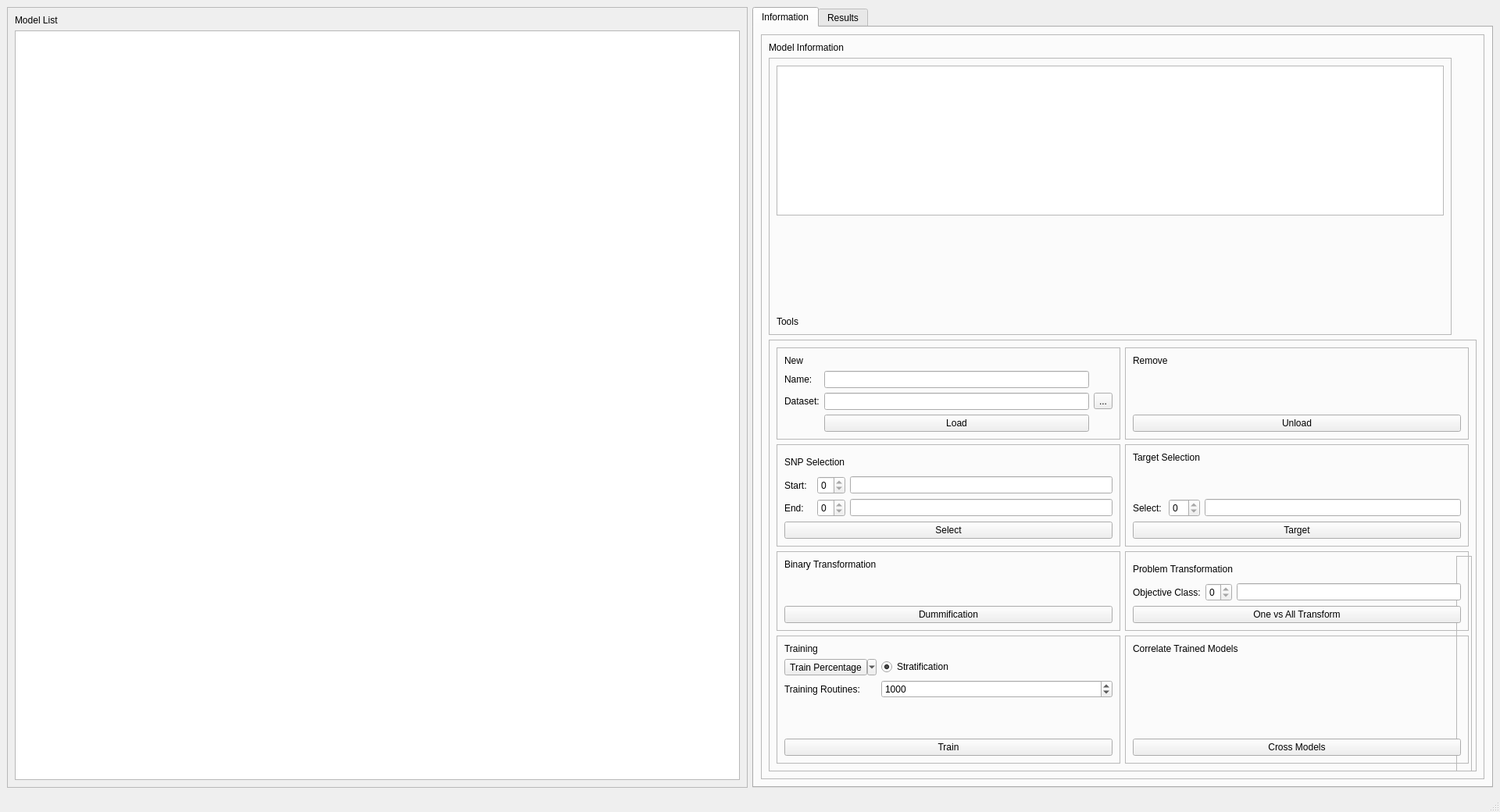
<?xml version="1.0" encoding="UTF-8"?>
<ui version="4.0">
 <class>MainWindow</class>
 <widget class="QMainWindow" name="MainWindow">
  <property name="geometry">
   <rect>
    <x>0</x>
    <y>0</y>
    <width>1920</width>
    <height>1040</height>
   </rect>
  </property>
  <property name="windowTitle">
   <string>Rosalind - Genetic Enhancement Engine</string>
  </property>
  <property name="toolTipDuration">
   <number>8</number>
  </property>
  <property name="autoFillBackground">
   <bool>false</bool>
  </property>
  <property name="unifiedTitleAndToolBarOnMac">
   <bool>false</bool>
  </property>
  <widget class="QWidget" name="centralwidget">
   <property name="styleSheet">
    <string notr="true"/>
   </property>
   <layout class="QGridLayout" name="gridLayout_3">
    <item row="2" column="0">
     <widget class="QFrame" name="frame">
      <property name="sizePolicy">
       <sizepolicy hsizetype="Preferred" vsizetype="Preferred">
        <horstretch>0</horstretch>
        <verstretch>0</verstretch>
       </sizepolicy>
      </property>
      <property name="styleSheet">
       <string notr="true"/>
      </property>
      <property name="frameShape">
       <enum>QFrame::StyledPanel</enum>
      </property>
      <property name="frameShadow">
       <enum>QFrame::Raised</enum>
      </property>
      <layout class="QGridLayout" name="gridLayout">
       <item row="0" column="0">
        <widget class="QLabel" name="label_4">
         <property name="styleSheet">
          <string notr="true">font: 14pt &quot;MS Shell Dlg 2&quot;;</string>
         </property>
         <property name="text">
          <string>Model List</string>
         </property>
        </widget>
       </item>
       <item row="1" column="0">
        <widget class="QTableWidget" name="tableWidget">
         <property name="editTriggers">
          <set>QAbstractItemView::NoEditTriggers</set>
         </property>
         <property name="alternatingRowColors">
          <bool>true</bool>
         </property>
         <property name="selectionMode">
          <enum>QAbstractItemView::ExtendedSelection</enum>
         </property>
         <property name="selectionBehavior">
          <enum>QAbstractItemView::SelectRows</enum>
         </property>
         <attribute name="horizontalHeaderCascadingSectionResizes">
          <bool>true</bool>
         </attribute>
         <attribute name="horizontalHeaderDefaultSectionSize">
          <number>250</number>
         </attribute>
        </widget>
       </item>
      </layout>
     </widget>
    </item>
    <item row="2" column="1">
     <widget class="QTabWidget" name="tabWidget">
      <property name="minimumSize">
       <size>
        <width>600</width>
        <height>480</height>
       </size>
      </property>
      <property name="maximumSize">
       <size>
        <width>1920</width>
        <height>1080</height>
       </size>
      </property>
      <property name="currentIndex">
       <number>0</number>
      </property>
      <widget class="QWidget" name="tab">
       <attribute name="title">
        <string>Information</string>
       </attribute>
       <layout class="QGridLayout" name="gridLayout_13">
        <item row="0" column="0">
         <widget class="QFrame" name="frame_2">
          <property name="frameShape">
           <enum>QFrame::StyledPanel</enum>
          </property>
          <property name="frameShadow">
           <enum>QFrame::Raised</enum>
          </property>
          <layout class="QGridLayout" name="gridLayout_12">
           <item row="1" column="0">
            <widget class="QFrame" name="frame_12">
             <property name="frameShape">
              <enum>QFrame::StyledPanel</enum>
             </property>
             <property name="frameShadow">
              <enum>QFrame::Raised</enum>
             </property>
             <layout class="QGridLayout" name="gridLayout_2">
              <item row="2" column="0">
               <widget class="QLabel" name="label_3">
                <property name="styleSheet">
                 <string notr="true">font: 14pt &quot;MS Shell Dlg 2&quot;;</string>
                </property>
                <property name="text">
                 <string>Tools</string>
                </property>
               </widget>
              </item>
              <item row="0" column="0">
               <widget class="QTextBrowser" name="textBrowser"/>
              </item>
              <item row="1" column="0">
               <spacer name="verticalSpacer_7">
                <property name="orientation">
                 <enum>Qt::Vertical</enum>
                </property>
                <property name="sizeHint" stdset="0">
                 <size>
                  <width>20</width>
                  <height>40</height>
                 </size>
                </property>
               </spacer>
              </item>
             </layout>
            </widget>
           </item>
           <item row="4" column="1">
            <widget class="QFrame" name="frame_11">
             <property name="frameShape">
              <enum>QFrame::StyledPanel</enum>
             </property>
             <property name="frameShadow">
              <enum>QFrame::Raised</enum>
             </property>
             <layout class="QGridLayout" name="gridLayout_5"/>
            </widget>
           </item>
           <item row="3" column="0" rowspan="2" colspan="3">
            <widget class="QFrame" name="frame_13">
             <property name="frameShape">
              <enum>QFrame::StyledPanel</enum>
             </property>
             <property name="frameShadow">
              <enum>QFrame::Raised</enum>
             </property>
             <layout class="QGridLayout" name="gridLayout_10">
              <item row="2" column="1">
               <widget class="QFrame" name="frame_6">
                <property name="frameShape">
                 <enum>QFrame::StyledPanel</enum>
                </property>
                <property name="frameShadow">
                 <enum>QFrame::Raised</enum>
                </property>
                <layout class="QGridLayout" name="gridLayout_7">
                 <item row="0" column="0" colspan="3">
                  <widget class="QLabel" name="label_11">
                   <property name="styleSheet">
                    <string notr="true">font: 12pt &quot;MS Shell Dlg 2&quot;;</string>
                   </property>
                   <property name="text">
                    <string>Problem Transformation</string>
                   </property>
                  </widget>
                 </item>
                 <item row="1" column="0">
                  <widget class="QLabel" name="label_18">
                   <property name="text">
                    <string>Objective Class:</string>
                   </property>
                  </widget>
                 </item>
                 <item row="1" column="1">
                  <widget class="QSpinBox" name="spinBox_5">
                   <property name="maximum">
                    <number>0</number>
                   </property>
                  </widget>
                 </item>
                 <item row="1" column="2">
                  <widget class="QLineEdit" name="lineEdit_6"/>
                 </item>
                 <item row="2" column="0" colspan="3">
                  <widget class="QPushButton" name="pushButton_4">
                   <property name="enabled">
                    <bool>true</bool>
                   </property>
                   <property name="text">
                    <string>One vs All Transform</string>
                   </property>
                   <property name="icon">
                    <iconset resource="Resources.qrc">
                     <normaloff>:/Images/Images/OVA_button.png</normaloff>:/Images/Images/OVA_button.png</iconset>
                   </property>
                   <property name="iconSize">
                    <size>
                     <width>32</width>
                     <height>32</height>
                    </size>
                   </property>
                  </widget>
                 </item>
                </layout>
               </widget>
              </item>
              <item row="1" column="1">
               <widget class="QFrame" name="frame_9">
                <property name="frameShape">
                 <enum>QFrame::StyledPanel</enum>
                </property>
                <property name="frameShadow">
                 <enum>QFrame::Raised</enum>
                </property>
                <layout class="QGridLayout" name="gridLayout_9">
                 <item row="2" column="0">
                  <widget class="QLabel" name="label_16">
                   <property name="text">
                    <string>Select:</string>
                   </property>
                  </widget>
                 </item>
                 <item row="2" column="1">
                  <widget class="QSpinBox" name="spinBox_4">
                   <property name="maximum">
                    <number>0</number>
                   </property>
                  </widget>
                 </item>
                 <item row="2" column="2">
                  <widget class="QLineEdit" name="lineEdit_5">
                   <property name="readOnly">
                    <bool>true</bool>
                   </property>
                  </widget>
                 </item>
                 <item row="3" column="0" colspan="3">
                  <widget class="QPushButton" name="pushButton_7">
                   <property name="enabled">
                    <bool>true</bool>
                   </property>
                   <property name="text">
                    <string>Target</string>
                   </property>
                   <property name="icon">
                    <iconset resource="Resources.qrc">
                     <normaloff>:/Images/Images/Target_button.png</normaloff>:/Images/Images/Target_button.png</iconset>
                   </property>
                   <property name="iconSize">
                    <size>
                     <width>32</width>
                     <height>32</height>
                    </size>
                   </property>
                  </widget>
                 </item>
                 <item row="0" column="0" colspan="2">
                  <widget class="QLabel" name="label_9">
                   <property name="styleSheet">
                    <string notr="true">font: 12pt &quot;MS Shell Dlg 2&quot;;</string>
                   </property>
                   <property name="text">
                    <string>Target Selection</string>
                   </property>
                  </widget>
                 </item>
                 <item row="1" column="0">
                  <spacer name="verticalSpacer_6">
                   <property name="orientation">
                    <enum>Qt::Vertical</enum>
                   </property>
                   <property name="sizeHint" stdset="0">
                    <size>
                     <width>20</width>
                     <height>40</height>
                    </size>
                   </property>
                  </spacer>
                 </item>
                </layout>
               </widget>
              </item>
              <item row="3" column="0">
               <widget class="QFrame" name="frame_7">
                <property name="frameShape">
                 <enum>QFrame::StyledPanel</enum>
                </property>
                <property name="frameShadow">
                 <enum>QFrame::Raised</enum>
                </property>
                <layout class="QFormLayout" name="formLayout">
                 <item row="0" column="0">
                  <widget class="QLabel" name="label_12">
                   <property name="styleSheet">
                    <string notr="true">font: 12pt &quot;MS Shell Dlg 2&quot;;</string>
                   </property>
                   <property name="text">
                    <string>Training</string>
                   </property>
                  </widget>
                 </item>
                 <item row="2" column="0">
                  <widget class="QToolButton" name="toolButton_2">
                   <property name="text">
                    <string>Train Percentage</string>
                   </property>
                   <property name="popupMode">
                    <enum>QToolButton::MenuButtonPopup</enum>
                   </property>
                   <property name="arrowType">
                    <enum>Qt::NoArrow</enum>
                   </property>
                  </widget>
                 </item>
                 <item row="2" column="1">
                  <widget class="QRadioButton" name="radioButton">
                   <property name="text">
                    <string>Stratification</string>
                   </property>
                   <property name="checked">
                    <bool>true</bool>
                   </property>
                  </widget>
                 </item>
                 <item row="4" column="1">
                  <widget class="QSpinBox" name="spinBox">
                   <property name="maximum">
                    <number>999999999</number>
                   </property>
                   <property name="value">
                    <number>1000</number>
                   </property>
                  </widget>
                 </item>
                 <item row="4" column="0">
                  <widget class="QLabel" name="label_17">
                   <property name="text">
                    <string>Training Routines: </string>
                   </property>
                  </widget>
                 </item>
                 <item row="6" column="0" colspan="2">
                  <widget class="QPushButton" name="pushButton_5">
                   <property name="text">
                    <string>Train</string>
                   </property>
                   <property name="icon">
                    <iconset resource="Resources.qrc">
                     <normaloff>:/Images/Images/Massfit_button.png</normaloff>:/Images/Images/Massfit_button.png</iconset>
                   </property>
                   <property name="iconSize">
                    <size>
                     <width>32</width>
                     <height>32</height>
                    </size>
                   </property>
                  </widget>
                 </item>
                 <item row="5" column="0">
                  <spacer name="verticalSpacer_2">
                   <property name="orientation">
                    <enum>Qt::Vertical</enum>
                   </property>
                   <property name="sizeHint" stdset="0">
                    <size>
                     <width>20</width>
                     <height>40</height>
                    </size>
                   </property>
                  </spacer>
                 </item>
                </layout>
               </widget>
              </item>
              <item row="0" column="0">
               <widget class="QFrame" name="frame_3">
                <property name="frameShape">
                 <enum>QFrame::StyledPanel</enum>
                </property>
                <property name="frameShadow">
                 <enum>QFrame::Raised</enum>
                </property>
                <layout class="QGridLayout" name="gridLayout_4">
                 <item row="1" column="0">
                  <widget class="QLabel" name="label">
                   <property name="text">
                    <string>Name:</string>
                   </property>
                  </widget>
                 </item>
                 <item row="1" column="1">
                  <widget class="QLineEdit" name="lineEdit"/>
                 </item>
                 <item row="2" column="0">
                  <widget class="QLabel" name="label_2">
                   <property name="text">
                    <string>Dataset:</string>
                   </property>
                  </widget>
                 </item>
                 <item row="2" column="1">
                  <widget class="QLineEdit" name="lineEdit_2">
                   <property name="readOnly">
                    <bool>true</bool>
                   </property>
                  </widget>
                 </item>
                 <item row="0" column="0">
                  <widget class="QLabel" name="label_6">
                   <property name="styleSheet">
                    <string notr="true">font: 12pt &quot;MS Shell Dlg 2&quot;;</string>
                   </property>
                   <property name="text">
                    <string>New</string>
                   </property>
                  </widget>
                 </item>
                 <item row="3" column="1">
                  <widget class="QPushButton" name="pushButton">
                   <property name="text">
                    <string>Load</string>
                   </property>
                   <property name="icon">
                    <iconset resource="Resources.qrc">
                     <normaloff>:/Images/Images/Add_button.png</normaloff>:/Images/Images/Add_button.png</iconset>
                   </property>
                   <property name="iconSize">
                    <size>
                     <width>32</width>
                     <height>32</height>
                    </size>
                   </property>
                  </widget>
                 </item>
                 <item row="2" column="2">
                  <widget class="QToolButton" name="toolButton">
                   <property name="text">
                    <string>...</string>
                   </property>
                  </widget>
                 </item>
                </layout>
               </widget>
              </item>
              <item row="0" column="1">
               <widget class="QFrame" name="frame_8">
                <property name="frameShape">
                 <enum>QFrame::StyledPanel</enum>
                </property>
                <property name="frameShadow">
                 <enum>QFrame::Raised</enum>
                </property>
                <layout class="QVBoxLayout" name="verticalLayout">
                 <item>
                  <widget class="QLabel" name="label_7">
                   <property name="styleSheet">
                    <string notr="true">font: 12pt &quot;MS Shell Dlg 2&quot;;</string>
                   </property>
                   <property name="text">
                    <string>Remove</string>
                   </property>
                  </widget>
                 </item>
                 <item>
                  <spacer name="verticalSpacer">
                   <property name="orientation">
                    <enum>Qt::Vertical</enum>
                   </property>
                   <property name="sizeHint" stdset="0">
                    <size>
                     <width>20</width>
                     <height>40</height>
                    </size>
                   </property>
                  </spacer>
                 </item>
                 <item>
                  <widget class="QPushButton" name="pushButton_6">
                   <property name="text">
                    <string>Unload</string>
                   </property>
                   <property name="icon">
                    <iconset resource="Resources.qrc">
                     <normaloff>:/Images/Images/Unload_button.png</normaloff>:/Images/Images/Unload_button.png</iconset>
                   </property>
                   <property name="iconSize">
                    <size>
                     <width>32</width>
                     <height>32</height>
                    </size>
                   </property>
                   <property name="checkable">
                    <bool>false</bool>
                   </property>
                  </widget>
                 </item>
                </layout>
               </widget>
              </item>
              <item row="1" column="0">
               <widget class="QFrame" name="frame_4">
                <property name="frameShape">
                 <enum>QFrame::StyledPanel</enum>
                </property>
                <property name="frameShadow">
                 <enum>QFrame::Raised</enum>
                </property>
                <layout class="QGridLayout" name="gridLayout_11">
                 <item row="1" column="2">
                  <widget class="QLineEdit" name="lineEdit_3">
                   <property name="readOnly">
                    <bool>true</bool>
                   </property>
                  </widget>
                 </item>
                 <item row="2" column="0">
                  <widget class="QLabel" name="label_15">
                   <property name="text">
                    <string>End:</string>
                   </property>
                  </widget>
                 </item>
                 <item row="0" column="0" colspan="2">
                  <widget class="QLabel" name="label_8">
                   <property name="styleSheet">
                    <string notr="true">font: 12pt &quot;MS Shell Dlg 2&quot;;</string>
                   </property>
                   <property name="text">
                    <string>SNP Selection</string>
                   </property>
                  </widget>
                 </item>
                 <item row="1" column="1">
                  <widget class="QSpinBox" name="spinBox_3">
                   <property name="maximum">
                    <number>0</number>
                   </property>
                  </widget>
                 </item>
                 <item row="1" column="0">
                  <widget class="QLabel" name="label_14">
                   <property name="text">
                    <string>Start:</string>
                   </property>
                  </widget>
                 </item>
                 <item row="2" column="1">
                  <widget class="QSpinBox" name="spinBox_2">
                   <property name="maximum">
                    <number>0</number>
                   </property>
                  </widget>
                 </item>
                 <item row="2" column="2">
                  <widget class="QLineEdit" name="lineEdit_4">
                   <property name="readOnly">
                    <bool>true</bool>
                   </property>
                  </widget>
                 </item>
                 <item row="3" column="0" colspan="3">
                  <widget class="QPushButton" name="pushButton_2">
                   <property name="enabled">
                    <bool>true</bool>
                   </property>
                   <property name="text">
                    <string>Select</string>
                   </property>
                   <property name="icon">
                    <iconset resource="Resources.qrc">
                     <normaloff>:/Images/Images/Select_button.png</normaloff>:/Images/Images/Select_button.png</iconset>
                   </property>
                   <property name="iconSize">
                    <size>
                     <width>32</width>
                     <height>32</height>
                    </size>
                   </property>
                  </widget>
                 </item>
                </layout>
               </widget>
              </item>
              <item row="2" column="0">
               <widget class="QFrame" name="frame_5">
                <property name="frameShape">
                 <enum>QFrame::StyledPanel</enum>
                </property>
                <property name="frameShadow">
                 <enum>QFrame::Raised</enum>
                </property>
                <layout class="QGridLayout" name="gridLayout_6">
                 <item row="2" column="0">
                  <widget class="QPushButton" name="pushButton_3">
                   <property name="enabled">
                    <bool>true</bool>
                   </property>
                   <property name="text">
                    <string>Dummification</string>
                   </property>
                   <property name="icon">
                    <iconset resource="Resources.qrc">
                     <normaloff>:/Images/Images/Dummies_button.png</normaloff>:/Images/Images/Dummies_button.png</iconset>
                   </property>
                   <property name="iconSize">
                    <size>
                     <width>32</width>
                     <height>32</height>
                    </size>
                   </property>
                  </widget>
                 </item>
                 <item row="0" column="0">
                  <widget class="QLabel" name="label_10">
                   <property name="styleSheet">
                    <string notr="true">font: 12pt &quot;MS Shell Dlg 2&quot;;</string>
                   </property>
                   <property name="text">
                    <string>Binary Transformation</string>
                   </property>
                  </widget>
                 </item>
                 <item row="1" column="0">
                  <spacer name="verticalSpacer_3">
                   <property name="orientation">
                    <enum>Qt::Vertical</enum>
                   </property>
                   <property name="sizeHint" stdset="0">
                    <size>
                     <width>20</width>
                     <height>40</height>
                    </size>
                   </property>
                  </spacer>
                 </item>
                </layout>
               </widget>
              </item>
              <item row="3" column="1">
               <widget class="QFrame" name="frame_10">
                <property name="frameShape">
                 <enum>QFrame::StyledPanel</enum>
                </property>
                <property name="frameShadow">
                 <enum>QFrame::Raised</enum>
                </property>
                <layout class="QGridLayout" name="gridLayout_8">
                 <item row="0" column="0">
                  <widget class="QLabel" name="label_13">
                   <property name="styleSheet">
                    <string notr="true">font: 12pt &quot;MS Shell Dlg 2&quot;;</string>
                   </property>
                   <property name="text">
                    <string>Correlate Trained Models</string>
                   </property>
                  </widget>
                 </item>
                 <item row="2" column="0">
                  <widget class="QPushButton" name="pushButton_8">
                   <property name="text">
                    <string>Cross Models</string>
                   </property>
                   <property name="icon">
                    <iconset resource="Resources.qrc">
                     <normaloff>:/Images/Images/Cross_button.png</normaloff>:/Images/Images/Cross_button.png</iconset>
                   </property>
                   <property name="iconSize">
                    <size>
                     <width>32</width>
                     <height>32</height>
                    </size>
                   </property>
                  </widget>
                 </item>
                 <item row="1" column="0">
                  <spacer name="verticalSpacer_5">
                   <property name="orientation">
                    <enum>Qt::Vertical</enum>
                   </property>
                   <property name="sizeHint" stdset="0">
                    <size>
                     <width>20</width>
                     <height>40</height>
                    </size>
                   </property>
                  </spacer>
                 </item>
                </layout>
               </widget>
              </item>
             </layout>
            </widget>
           </item>
           <item row="0" column="0">
            <widget class="QLabel" name="label_5">
             <property name="styleSheet">
              <string notr="true">font: 14pt &quot;MS Shell Dlg 2&quot;;</string>
             </property>
             <property name="text">
              <string>Model Information</string>
             </property>
            </widget>
           </item>
          </layout>
         </widget>
        </item>
       </layout>
      </widget>
      <widget class="QWidget" name="tab_2">
       <attribute name="title">
        <string>Results</string>
       </attribute>
       <layout class="QHBoxLayout" name="horizontalLayout">
        <item>
         <widget class="QFrame" name="frame_14">
          <property name="frameShape">
           <enum>QFrame::StyledPanel</enum>
          </property>
          <property name="frameShadow">
           <enum>QFrame::Raised</enum>
          </property>
          <layout class="QGridLayout" name="gridLayout_14">
           <item row="0" column="0">
            <widget class="QLabel" name="label_19">
             <property name="styleSheet">
              <string notr="true">font: 14pt &quot;MS Shell Dlg 2&quot;;</string>
             </property>
             <property name="text">
              <string>Results List</string>
             </property>
            </widget>
           </item>
           <item row="1" column="0">
            <widget class="QTableWidget" name="tableWidget_2">
             <property name="editTriggers">
              <set>QAbstractItemView::NoEditTriggers</set>
             </property>
             <property name="selectionBehavior">
              <enum>QAbstractItemView::SelectRows</enum>
             </property>
            </widget>
           </item>
          </layout>
         </widget>
        </item>
        <item>
         <widget class="QFrame" name="frame_15">
          <property name="frameShape">
           <enum>QFrame::StyledPanel</enum>
          </property>
          <property name="frameShadow">
           <enum>QFrame::Raised</enum>
          </property>
          <layout class="QVBoxLayout" name="verticalLayout_2">
           <item>
            <widget class="QFrame" name="frame_16">
             <property name="sizePolicy">
              <sizepolicy hsizetype="Preferred" vsizetype="MinimumExpanding">
               <horstretch>0</horstretch>
               <verstretch>0</verstretch>
              </sizepolicy>
             </property>
             <property name="frameShape">
              <enum>QFrame::StyledPanel</enum>
             </property>
             <property name="frameShadow">
              <enum>QFrame::Raised</enum>
             </property>
             <layout class="QVBoxLayout" name="verticalLayout_3">
              <item>
               <widget class="QLabel" name="label_20">
                <property name="styleSheet">
                 <string notr="true">font: 14pt &quot;MS Shell Dlg 2&quot;;</string>
                </property>
                <property name="text">
                 <string>SNP List</string>
                </property>
               </widget>
              </item>
              <item>
               <widget class="QTableWidget" name="tableWidget_3">
                <property name="editTriggers">
                 <set>QAbstractItemView::NoEditTriggers</set>
                </property>
                <property name="selectionBehavior">
                 <enum>QAbstractItemView::SelectRows</enum>
                </property>
               </widget>
              </item>
             </layout>
            </widget>
           </item>
           <item>
            <widget class="QFrame" name="frame_17">
             <property name="sizePolicy">
              <sizepolicy hsizetype="Preferred" vsizetype="Fixed">
               <horstretch>0</horstretch>
               <verstretch>0</verstretch>
              </sizepolicy>
             </property>
             <property name="frameShape">
              <enum>QFrame::StyledPanel</enum>
             </property>
             <property name="frameShadow">
              <enum>QFrame::Raised</enum>
             </property>
             <layout class="QFormLayout" name="formLayout_2">
              <item row="0" column="0">
               <widget class="QLabel" name="label_21">
                <property name="styleSheet">
                 <string notr="true">font: 12pt &quot;MS Shell Dlg 2&quot;;</string>
                </property>
                <property name="text">
                 <string>Delete Result</string>
                </property>
               </widget>
              </item>
              <item row="3" column="0">
               <widget class="QLabel" name="label_22">
                <property name="styleSheet">
                 <string notr="true">font: 12pt &quot;MS Shell Dlg 2&quot;;</string>
                </property>
                <property name="text">
                 <string>Cross Correlate Results</string>
                </property>
               </widget>
              </item>
              <item row="7" column="0">
               <widget class="QLabel" name="label_23">
                <property name="styleSheet">
                 <string notr="true">font: 12pt &quot;MS Shell Dlg 2&quot;;</string>
                </property>
                <property name="text">
                 <string>Export to csv</string>
                </property>
               </widget>
              </item>
              <item row="1" column="0" colspan="2">
               <widget class="QPushButton" name="pushButton_9">
                <property name="sizePolicy">
                 <sizepolicy hsizetype="Minimum" vsizetype="Minimum">
                  <horstretch>0</horstretch>
                  <verstretch>0</verstretch>
                 </sizepolicy>
                </property>
                <property name="text">
                 <string>Delete</string>
                </property>
                <property name="icon">
                 <iconset resource="Resources.qrc">
                  <normaloff>:/Images/Images/Delete_button.png</normaloff>:/Images/Images/Delete_button.png</iconset>
                </property>
                <property name="iconSize">
                 <size>
                  <width>32</width>
                  <height>32</height>
                 </size>
                </property>
               </widget>
              </item>
              <item row="4" column="0" colspan="2">
               <widget class="QPushButton" name="pushButton_10">
                <property name="sizePolicy">
                 <sizepolicy hsizetype="Minimum" vsizetype="Minimum">
                  <horstretch>0</horstretch>
                  <verstretch>0</verstretch>
                 </sizepolicy>
                </property>
                <property name="text">
                 <string>Cross Results</string>
                </property>
                <property name="icon">
                 <iconset resource="Resources.qrc">
                  <normaloff>:/Images/Images/Cross_button.png</normaloff>:/Images/Images/Cross_button.png</iconset>
                </property>
                <property name="iconSize">
                 <size>
                  <width>32</width>
                  <height>32</height>
                 </size>
                </property>
               </widget>
              </item>
              <item row="8" column="0" colspan="2">
               <widget class="QPushButton" name="pushButton_11">
                <property name="sizePolicy">
                 <sizepolicy hsizetype="Minimum" vsizetype="Minimum">
                  <horstretch>0</horstretch>
                  <verstretch>0</verstretch>
                 </sizepolicy>
                </property>
                <property name="text">
                 <string>Save to File</string>
                </property>
                <property name="icon">
                 <iconset resource="Resources.qrc">
                  <normaloff>:/Images/Images/Save_button.png</normaloff>:/Images/Images/Save_button.png</iconset>
                </property>
                <property name="iconSize">
                 <size>
                  <width>32</width>
                  <height>32</height>
                 </size>
                </property>
               </widget>
              </item>
              <item row="2" column="0">
               <spacer name="verticalSpacer_4">
                <property name="orientation">
                 <enum>Qt::Vertical</enum>
                </property>
                <property name="sizeHint" stdset="0">
                 <size>
                  <width>20</width>
                  <height>40</height>
                 </size>
                </property>
               </spacer>
              </item>
              <item row="6" column="0">
               <spacer name="verticalSpacer_8">
                <property name="orientation">
                 <enum>Qt::Vertical</enum>
                </property>
                <property name="sizeHint" stdset="0">
                 <size>
                  <width>20</width>
                  <height>40</height>
                 </size>
                </property>
               </spacer>
              </item>
             </layout>
            </widget>
           </item>
          </layout>
         </widget>
        </item>
       </layout>
      </widget>
     </widget>
    </item>
   </layout>
  </widget>
  <widget class="QMenuBar" name="menubar">
   <property name="geometry">
    <rect>
     <x>0</x>
     <y>0</y>
     <width>1920</width>
     <height>21</height>
    </rect>
   </property>
  </widget>
  <widget class="QStatusBar" name="statusbar"/>
 </widget>
 <resources>
  <include location="Resources.qrc"/>
 </resources>
 <connections/>
</ui>
